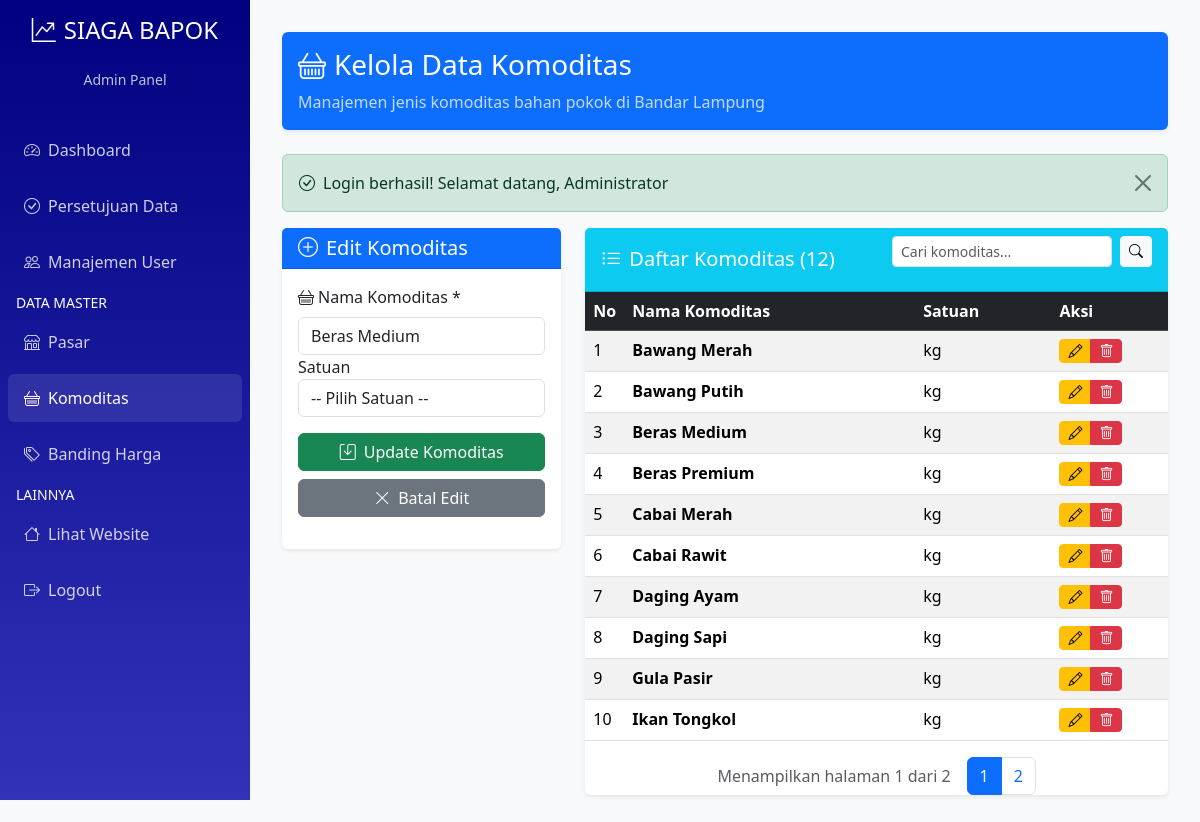
The page /admin/commodities.php?edit=2 (signed in) on the database its author committed.
### tables this page shows
CREATE TABLE commodities (
    id INT PRIMARY KEY AUTO_INCREMENT,
    name VARCHAR(100) NOT NULL UNIQUE,
    unit VARCHAR(20) NOT NULL DEFAULT 'kg',
    kategori VARCHAR(50) NULL,
    created_at TIMESTAMP DEFAULT CURRENT_TIMESTAMP
);

### config/database.php (called while the page is built, shortened)
<?php
class Database {
    private $host = 'localhost';
    private $username = 'root';
    private $password = '';
    private $database = 'siagabapok_db';
    private $charset = 'utf8mb4';
    private $pdo;
    private function connect() {
        try {
            $dsn = "mysql:host={$this->host};dbname={$this->database};charset={$this->charset}";
            $options = [
                PDO::ATTR_ERRMODE => PDO::ERRMODE_EXCEPTION,
                PDO::ATTR_DEFAULT_FETCH_MODE => PDO::FETCH_ASSOC,
                PDO::ATTR_EMULATE_PREPARES => false,
            ];
            $this->pdo = new PDO($dsn, $this->username, $this->password, $options);
        } catch (PDOException $e) {
            die("Database connection failed: " . $e->getMessage());
        }
    }
    public function query($sql, $params = []) {
        try {
            $stmt = $this->pdo->prepare($sql);
            $stmt->execute($params);
            return $stmt;
        } catch (PDOException $e) {
            error_log("Database query error: " . $e->getMessage());
            throw $e;
        }
    }
    public function fetchAll($sql, $params = []) {
        $stmt = $this->query($sql, $params);
        return $stmt->fetchAll();
    }
    public function fetchOne($sql, $params = []) {
        $stmt = $this->query($sql, $params);
        return $stmt->fetch();
    }
    public function execute($sql, $params = []) {
        $stmt = $this->query($sql, $params);
        return $stmt->rowCount();
    }
}
?>

### public/admin/commodities.php (the view, shortened to what this page needs)
<?php
require_once __DIR__ . '/../../src/controllers/AuthController.php';
require_once __DIR__ . '/../../config/database.php';
if ($_SESSION['role'] === 'admin') {
    include __DIR__ . '/sidebar_admin.php';
} elseif ($_SESSION['role'] === 'uptd') {
    include __DIR__ . '/sidebar_uptd.php';
}
$db = new Database();
$db->query("CREATE TABLE IF NOT EXISTS commodities (
    id INT PRIMARY KEY AUTO_INCREMENT,
    name VARCHAR(100) NOT NULL UNIQUE,
    created_at TIMESTAMP DEFAULT CURRENT_TIMESTAMP,
    updated_at TIMESTAMP DEFAULT CURRENT_TIMESTAMP ON UPDATE CURRENT_TIMESTAMP
)");
$search = isset($_GET['search']) ? trim($_GET['search']) : '';
$page = isset($_GET['page']) ? max(1, (int)$_GET['page']) : 1;
$perPage = 10;
$where = $search ? "WHERE name LIKE ?" : '';
$params = $search ? ["%$search%"] : [];
$total = $db->fetchOne("SELECT COUNT(*) as cnt FROM commodities $where", $params)['cnt'];
$pages = ceil($total / $perPage);
$offset = ($page - 1) * $perPage;
$commodities = $db->fetchAll("SELECT * FROM commodities $where ORDER BY name ASC LIMIT $perPage OFFSET $offset", $params);
$editCommodity = null;
if (isset($_GET['edit'])) {
    $editId = (int)$_GET['edit'];
    $editCommodity = $db->fetchOne("SELECT * FROM commodities WHERE id = ?", [$editId]);
}
?>
<!DOCTYPE html>
<html lang="id">
<head>
    <link href="https://cdn.jsdelivr.net/npm/bootstrap@5.3.2/dist/css/bootstrap.min.css" rel="stylesheet">
    <link href="https://cdn.jsdelivr.net/npm/bootstrap-icons@1.11.1/font/bootstrap-icons.css" rel="stylesheet">
</head>
<body>
<div class="main-content">
    <div class="row mb-4">
        <div class="col-12">
            <div class="card bg-primary text-white">
                <div class="card-body">
                    <h1 class="h3 mb-0"><i class="bi bi-basket me-2"></i>Kelola Data Komoditas</h1>
                    <p class="mb-0 mt-2 opacity-75">Manajemen jenis komoditas bahan pokok di Bandar Lampung</p>
                </div>
            </div>
        </div>
    </div>
    <?php if (isset($_SESSION['success'])): ?>
        <div class="alert alert-success alert-dismissible fade show" role="alert">
            <i class="bi bi-check-circle me-2"></i><?= $_SESSION['success']; unset($_SESSION['success']); ?>
            <button type="button" class="btn-close" data-bs-dismiss="alert"></button>
        </div>
    <?php endif; ?>
    <div class="row">
        <div class="col-lg-4 mb-4">
            <div class="card">
                <div class="card-header bg-primary text-white">
                    <h5 class="card-title mb-0"><i class="bi bi-plus-circle me-2"></i><?= $editCommodity ? 'Edit Komoditas' : 'Tambah Komoditas'; ?></h5>
                </div>
                <div class="card-body">
                    <form method="POST">
                        <div class="mb-3">
                            <label for="name" class="form-label"><i class="bi bi-basket me-1"></i>Nama Komoditas *</label>
                            <input type="text" class="form-control" id="name" name="name" value="<?= $editCommodity ? htmlspecialchars($editCommodity['name']) : ''; ?>" placeholder="Contoh: Beras, Gula Pasir, Minyak Goreng" required>
                            <div class="form-group">
                                <label for="unit">Satuan</label>
                                <select class="form-control" id="unit" name="unit" required>
                                    <option value="">-- Pilih Satuan --</option>
                                </select>
                            </div>
                        </div>
                        <div class="d-grid gap-2">
                            <button type="submit" class="btn btn-success"><i class="bi bi-save me-2"></i><?= $editCommodity ? 'Update Komoditas' : 'Simpan Komoditas'; ?></button>
                            <?php if ($editCommodity): ?>
                                <a href="commodities.php" class="btn btn-secondary"><i class="bi bi-x-lg me-2"></i>Batal Edit</a>
                            <?php endif; ?>
                        </div>
                    </form>
                </div>
            </div>
        </div>
        <div class="col-lg-8 mb-4">
            <div class="card">
                <div class="card-header bg-info text-white d-flex justify-content-between align-items-center">
                    <h5 class="card-title mb-0"><i class="bi bi-list-ul me-2"></i>Daftar Komoditas (<?= $total ?>)</h5>
                    <form class="d-flex" method="get" action="commodities.php">
                        <input class="form-control form-control-sm me-2" type="search" name="search" value="<?= htmlspecialchars($search) ?>" placeholder="Cari komoditas...">
                        <button class="btn btn-light btn-sm" type="submit"><i class="bi bi-search"></i></button>
                    </form>
                </div>
                <div class="card-body p-0">
    <?php if (!empty($commodities)): ?>
        <div class="table-responsive">
            <table class="table table-striped table-hover mb-0">
                <thead class="table-dark">
                    <tr>
                        <th width="5%">No</th>
                        <th>Nama Komoditas</th>
                        <th>Satuan</th>
                        <th width="20%">Aksi</th>
                    </tr>
                </thead>
                <tbody>
                    <?php foreach ($commodities as $i => $c): ?>
                        <tr>
                            <td><?= ($offset + $i + 1) ?></td>
                            <td><strong><?= htmlspecialchars($c['name']) ?></strong></td>
                            <td>
                                <?= $c['unit'] === 'KG' ? 'Kilogram' : ($c['unit'] === 'L' ? 'Liter' : $c['unit']) ?>
                            </td>
                            <td>
                                <div class="btn-group btn-group-sm">
                                    <a href="?edit=<?= $c['id'] ?>" class="btn btn-warning" title="Edit">
                                        <i class="bi bi-pencil"></i>
                                    </a>
                                    <button type="button" class="btn btn-danger"
                                            onclick="deleteCommodity(<?= $c['id'] ?>, '<?= addslashes($c['name']) ?>')"
                                            title="Hapus">
                                        <i class="bi bi-trash"></i>
                                    </button>
                                </div>
                            </td>
                        </tr>
                    <?php endforeach; ?>
                </tbody>
            </table>
        </div>
            <div class="d-flex flex-column flex-lg-row justify-content-center align-items-center gap-3 mt-3">
                <div class="text-muted">
                    Menampilkan halaman <?= $page ?> dari <?= $pages ?>
                </div>
                <nav>
                    <ul class="pagination mb-0">
                        <?php for ($p = 1; $p <= $pages; $p++): ?>
                            <li class="page-item <?= $p == $page ? 'active' : '' ?>">
                                <a class="page-link" href="?search=<?= urlencode($search) ?>&page=<?= $p ?>">
                                    <?= $p ?>
                                </a>
                            </li>
                        <?php endfor; ?>
                    </ul>
                </nav>
            </div>
    <?php endif; ?>
</div>
            </div>
        </div>
    </div>
</div>
</body>
</html>

### public/admin/commodities.php (style rules this page uses)
:root { --primary-green: #000080; --light-green: #d4edda; --dark-green: #3232b9ff; --sidebar-width: 250px; }
body { background-color: #f8f9fa; }
.main-content { margin-left: var(--sidebar-width); padding: 2rem; }
.card { border: none; box-shadow: 0 0.125rem 0.25rem rgba(0,0,0,0.075); }

### rows shown on the page
commodities: name "Beras Medium", i "3", unit "kg"
commodities: i "1", name "Bawang Merah", unit "kg"
commodities: i "2", name "Bawang Putih", unit "kg"
commodities: i "4", name "Beras Premium", unit "kg"
commodities: i "5", name "Cabai Merah", unit "kg"
commodities: i "6", name "Cabai Rawit", unit "kg"
commodities: i "7", name "Daging Ayam", unit "kg"
commodities: i "8", name "Daging Sapi", unit "kg"
commodities: i "9", name "Gula Pasir", unit "kg"
commodities: i "10", name "Ikan Tongkol", unit "kg"

### other values the page prints
$_SESSION['success'] "Login berhasil! Selamat datang, Administrator"
$total "12"
$page "1"
$pages "2"
